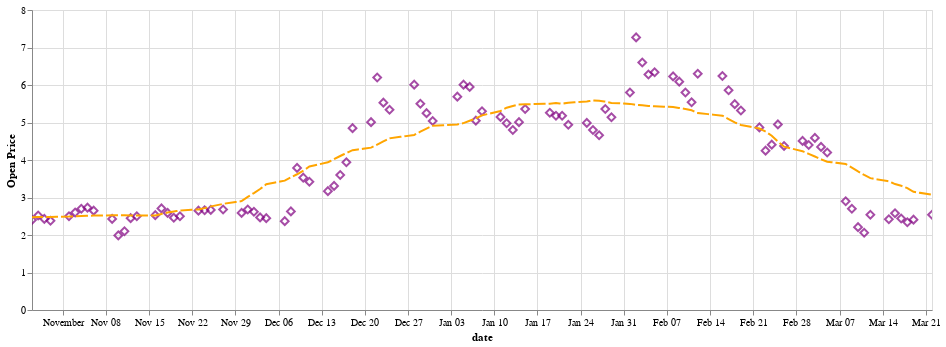

Here is the notebook cell this chart was saved with:
### Code cell
line = alt.Chart(df1).mark_line(        
    color='orange',
    strokeWidth=2,
    strokeDash=[10,5],
    strokeCap='square'
).transform_window(
    rolling_mean='mean(open)',
    frame=[-15, 15]
).encode(    
    x='date:T',
    y='rolling_mean:Q'
)

points = alt.Chart(df1).mark_point(shape='diamond',size= 60, fontStyle='italic', color='purple').encode(    
    tooltip=['open','close'],
    x='date:T',
    y=alt.Y('open:Q',
            axis=alt.Axis(title='Open Price'))
).properties(width=900).interactive()

points + line

### Figure 1 — Vega-Lite specification as saved in the notebook (floating-point values rounded to 4 significant figures)
{"config": {"view": {"continuousWidth": 400, "continuousHeight": 300}}, "layer": [{"mark": {"type": "point", "color": "purple", "fontStyle": "italic", "shape": "diamond", "size": 60}, "encoding": {"tooltip": [{"type": "nominal", "field": "open"}, {"type": "nominal", "field": "close"}], "x": {"type": "temporal", "field": "date"}, "y": {"type": "quantitative", "axis": {"title": "Open Price"}, "field": "open"}}, "selection": {"selector017": {"type": "interval", "bind": "scales", "encodings": ["x", "y"]}}, "width": 900}, {"mark": {"type": "line", "color": "orange", "strokeCap": "square", "strokeDash": [10, 5], "strokeWidth": 2}, "encoding": {"x": {"type": "temporal", "field": "date"}, "y": {"type": "quantitative", "field": "rolling_mean"}}, "transform": [{"window": [{"op": "mean", "field": "open", "as": "rolling_mean"}], "frame": [-15, 15]}]}], "data": {"name": "data-8743f16e340fd8fc9c8445b415f86fcf"}, "$schema": "https://vega.github.io/schema/vega-lite/v4.8.1.json", "datasets": {"data-8743f16e340fd8fc9c8445b415f86fcf": [{"open": "2.54", "high": "2.55", "low": "2.38", "close": "2.41", "adjusted": "2.41", "volume": "1891303", "dividend": "0.0000", "split": "1.0", "date": "2021-03-22"}, {"open": "2.41", "high": "2.51", "low": "2.33", "close": "2.4635", "adjusted": "2.4635", "volume": "1798535", "dividend": "0.0000", "split": "1.0", "date": "2021-03-19"}, {"open": "2.34", "high": "2.45", "low": "2.3", "close": "2.35", "adjusted": "2.35", "volume": "1945828", "dividend": "0.0000", "split": "1.0", "date": "2021-03-18"}, {"open": "2.44", "high": "2.44", "low": "2.26", "close": "2.33", "adjusted": "2.33", "volume": "2322090", "dividend": "0.0000", "split": "1.0", "date": "2021-03-17"}, {"open": "2.58", "high": "2.64", "low": "2.4", "close": "2.44", "adjusted": "2.44", "volume": "2464131", "dividend": "0.0000", "split": "1.0", "date": "2021-03-16"}, {"open": "2.42", "high": "2.54", "low": "2.3", "close": "2.49", "adjusted": "2.49", "volume": "3339214", "dividend": "0.0000", "split": "1.0", "date": "2021-03-15"}, {"open": "2.54", "high": "2.54", "low": "2.23", "close": "2.2865", "adjusted": "2.2865", "volume": "2972498", "dividend": "0.0000", "split": "1.0", "date": "2021-03-12"}, {"open": "2.06", "high": "2.57", "low": "2.0", "close": "2.46", "adjusted": "2.46", "volume": "11112275", "dividend": "0.0000", "split": "1.0", "date": "2021-03-11"}, {"open": "2.21", "high": "2.25", "low": "2.07", "close": "2.14", "adjusted": "2.14", "volume": "11303198", "dividend": "0.0000", "split": "1.0", "date": "2021-03-10"}, {"open": "2.7", "high": "2.7", "low": "2.17", "close": "2.35", "adjusted": "2.35", "volume": "22115724", "dividend": "0.0000", "split": "1.0", "date": "2021-03-09"}, {"open": "2.9", "high": "3.28", "low": "2.7", "close": "2.91", "adjusted": "2.91", "volume": "21383775", "dividend": "0.0000", "split": "1.0", "date": "2021-03-08"}, {"open": "4.2", "high": "4.75", "low": "4.02", "close": "4.05", "adjusted": "4.05", "volume": "4604187", "dividend": "0.0000", "split": "1.0", "date": "2021-03-05"}, {"open": "4.35", "high": "4.35", "low": "4.02", "close": "4.06", "adjusted": "4.06", "volume": "3319689", "dividend": "0.0000", "split": "1.0", "date": "2021-03-04"}, {"open": "4.59", "high": "4.62", "low": "4.3", "close": "4.32", "adjusted": "4.32", "volume": "2219446", "dividend": "0.0000", "split": "1.0", "date": "2021-03-03"}, {"open": "4.4", "high": "5.05", "low": "4.35", "close": "4.61", "adjusted": "4.61", "volume": "2430091", "dividend": "0.0000", "split": "1.0", "date": "2021-03-02"}, {"open": "4.51", "high": "4.68", "low": "4.25", "close": "4.38", "adjusted": "4.38", "volume": "1490372", "dividend": "0.0000", "split": "1.0", "date": "2021-03-01"}, {"open": "4.375", "high": "4.62", "low": "4.17", "close": "4.28", "adjusted": "4.28", "volume": "4705609", "dividend": "0.0000", "split": "1.0", "date": "2021-02-26"}, {"open": "4.95", "high": "5.15", "low": "4.15", "close": "4.72", "adjusted": "4.72", "volume": "3458231", "dividend": "0.0000", "split": "1.0", "date": "2021-02-25"}, {"open": "4.41", "high": "4.75", "low": "4.2", "close": "4.72", "adjusted": "4.72", "volume": "3458231", "dividend": "0.0000", "split": "1.0", "date": "2021-02-24"}, {"open": "4.25", "high": "4.26", "low": "3.96", "close": "4.05", "adjusted": "4.05", "volume": "7108333", "dividend": "0.0000", "split": "1.0", "date": "2021-02-23"}, {"open": "4.87", "high": "4.99", "low": "3.85", "close": "4.32", "adjusted": "4.32", "volume": "9126857", "dividend": "0.0000", "split": "1.0", "date": "2021-02-22"}, {"open": "5.32", "high": "5.41", "low": "5.18", "close": "5.3", "adjusted": "5.3", "volume": "2368471", "dividend": "0.0000", "split": "1.0", "date": "2021-02-19"}, {"open": "5.49", "high": "5.5", "low": "5.3", "close": "5.37", "adjusted": "5.37", "volume": "2543354", "dividend": "0.0000", "split": "1.0", "date": "2021-02-18"}, {"open": "5.86", "high": "5.87", "low": "5.49", "close": "5.54", "adjusted": "5.54", "volume": "3530520", "dividend": "0.0000", "split": "1.0", "date": "2021-02-17"}, {"open": "6.24", "high": "6.25", "low": "5.75", "close": "5.85", "adjusted": "5.85", "volume": "3020751", "dividend": "0.0000", "split": "1.0", "date": "2021-02-16"}, {"open": "6.3", "high": "6.35", "low": "5.85", "close": "6.23", "adjusted": "6.23", "volume": "2930788", "dividend": "0.0000", "split": "1.0", "date": "2021-02-12"}, {"open": "5.54", "high": "6.22", "low": "5.24", "close": "6.18", "adjusted": "6.18", "volume": "4726782", "dividend": "0.0000", "split": "1.0", "date": "2021-02-11"}, {"open": "5.8", "high": "5.94", "low": "5.49", "close": "5.54", "adjusted": "5.54", "volume": "5036291", "dividend": "0.0000", "split": "1.0", "date": "2021-02-10"}, {"open": "6.09", "high": "6.12", "low": "5.75", "close": "6.01", "adjusted": "6.01", "volume": "3469172", "dividend": "0.0000", "split": "1.0", "date": "2021-02-09"}, {"open": "6.23", "high": "6.24", "low": "5.87", "close": "6.09", "adjusted": "6.09", "volume": "3588586", "dividend": "0.0000", "split": "1.0", "date": "2021-02-08"}, {"open": "6.34", "high": "6.39", "low": "6.15", "close": "6.24", "adjusted": "6.24", "volume": "2591187", "dividend": "0.0000", "split": "1.0", "date": "2021-02-05"}, {"open": "6.28", "high": "6.45", "low": "5.92", "close": "6.315", "adjusted": "6.315", "volume": "3647034", "dividend": "0.0000", "split": "1.0", "date": "2021-02-04"}, {"open": "6.6", "high": "6.6", "low": "6.0", "close": "6.22", "adjusted": "6.22", "volume": "5251706", "dividend": "0.0000", "split": "1.0", "date": "2021-02-03"}, {"open": "7.27", "high": "7.4", "low": "6.48", "close": "6.65", "adjusted": "6.65", "volume": "8605044", "dividend": "0.0000", "split": "1.0", "date": "2021-02-02"}, {"open": "5.8", "high": "7.15", "low": "5.75", "close": "7.15", "adjusted": "7.15", "volume": "16133602", "dividend": "0.0000", "split": "1.0", "date": "2021-02-01"}, {"open": "5.14", "high": "5.63", "low": "5.1", "close": "5.55", "adjusted": "5.55", "volume": "4024525", "dividend": "0.0000", "split": "1.0", "date": "2021-01-29"}, {"open": "5.36", "high": "5.4", "low": "5.01", "close": "5.1", "adjusted": "5.1", "volume": "3350168", "dividend": "0.0000", "split": "1.0", "date": "2021-01-28"}, {"open": "4.66", "high": "5.5", "low": "4.4", "close": "5.38", "adjusted": "5.38", "volume": "9714589", "dividend": "0.0000", "split": "1.0", "date": "2021-01-27"}, {"open": "4.8", "high": "4.8", "low": "4.56", "close": "4.66", "adjusted": "4.66", "volume": "4022538", "dividend": "0.0000", "split": "1.0", "date": "2021-01-26"}, {"open": "4.99", "high": "5.0", "low": "4.75", "close": "4.81", "adjusted": "4.81", "volume": "2463056", "dividend": "0.0000", "split": "1.0", "date": "2021-01-25"}, {"open": "4.94", "high": "5.05", "low": "4.76", "close": "5.005", "adjusted": "5.005", "volume": "2673989", "dividend": "0.0000", "split": "1.0", "date": "2021-01-22"}, {"open": "5.18", "high": "5.18", "low": "4.9", "close": "5.0", "adjusted": "5.0", "volume": "1803514", "dividend": "0.0000", "split": "1.0", "date": "2021-01-21"}, {"open": "5.18", "high": "5.22", "low": "4.9", "close": "5.08", "adjusted": "5.08", "volume": "1822021", "dividend": "0.0000", "split": "1.0", "date": "2021-01-20"}, {"open": "5.26", "high": "5.33", "low": "5.14", "close": "5.2", "adjusted": "5.2", "volume": "1468339", "dividend": "0.0000", "split": "1.0", "date": "2021-01-19"}, {"open": "5.36", "high": "5.4", "low": "5.05", "close": "5.2", "adjusted": "5.2", "volume": "2299147", "dividend": "0.0000", "split": "1.0", "date": "2021-01-15"}, {"open": "5.01", "high": "5.36", "low": "4.96", "close": "5.29", "adjusted": "5.29", "volume": "2440101", "dividend": "0.0000", "split": "1.0", "date": "2021-01-14"}, {"open": "4.8", "high": "4.99", "low": "4.63", "close": "4.925", "adjusted": "4.925", "volume": "2605080", "dividend": "0.0000", "split": "1.0", "date": "2021-01-13"}, {"open": "4.98", "high": "4.98", "low": "4.25", "close": "4.73", "adjusted": "4.73", "volume": "6995275", "dividend": "0.0000", "split": "1.0", "date": "2021-01-12"}, {"open": "5.15", "high": "5.24", "low": "4.88", "close": "4.93", "adjusted": "4.93", "volume": "4545449", "dividend": "0.0000", "split": "1.0", "date": "2021-01-11"}, {"open": "5.3", "high": "5.3", "low": "5.06", "close": "5.07", "adjusted": "5.07", "volume": "4402351", "dividend": "0.0000", "split": "1.0", "date": "2021-01-08"}, {"open": "5.05", "high": "5.5399", "low": "4.9", "close": "5.17", "adjusted": "5.17", "volume": "6537375", "dividend": "0.0000", "split": "1.0", "date": "2021-01-07"}, {"open": "5.95", "high": "5.95", "low": "5.6", "close": "5.61", "adjusted": "5.61", "volume": "2533643", "dividend": "0.0000", "split": "1.0", "date": "2021-01-06"}, {"open": "6.01", "high": "6.01", "low": "5.71", "close": "5.82", "adjusted": "5.82", "volume": "3626943", "dividend": "0.0000", "split": "1.0", "date": "2021-01-05"}, {"open": "5.69", "high": "5.98", "low": "5.31", "close": "5.97", "adjusted": "5.97", "volume": "3369124", "dividend": "0.0000", "split": "1.0", "date": "2021-01-04"}, {"open": "5.04", "high": "5.52", "low": "5.01", "close": "5.39", "adjusted": "5.39", "volume": "4233642", "dividend": "0.0000", "split": "1.0", "date": "2020-12-31"}, {"open": "5.25", "high": "5.35", "low": "4.95", "close": "4.955", "adjusted": "4.955", "volume": "3906884", "dividend": "0.0000", "split": "1.0", "date": "2020-12-30"}, {"open": "5.5", "high": "5.5", "low": "4.945", "close": "5.15", "adjusted": "5.15", "volume": "5038389", "dividend": "0.0000", "split": "1.0", "date": "2020-12-29"}, {"open": "6.01", "high": "6.15", "low": "5.4", "close": "5.68", "adjusted": "5.68", "volume": "7508006", "dividend": "0.0000", "split": "1.0", "date": "2020-12-28"}, {"open": "5.34", "high": "5.49", "low": "4.91", "close": "5.27", "adjusted": "5.27", "volume": "2812629", "dividend": "0.0000", "split": "1.0", "date": "2020-12-24"}, {"open": "5.53", "high": "5.75", "low": "4.53", "close": "5.1", "adjusted": "5.1", "volume": "13318597", "dividend": "0.0000", "split": "1.0", "date": "2020-12-23"}, {"open": "6.2", "high": "7.0", "low": "5.0", "close": "5.265", "adjusted": "5.265", "volume": "23186287", "dividend": "0.0000", "split": "1.0", "date": "2020-12-22"}, {"open": "5.01", "high": "6.0", "low": "5.01", "close": "6.0", "adjusted": "6.0", "volume": "12822458", "dividend": "0.0000", "split": "1.0", "date": "2020-12-21"}, {"open": "4.85", "high": "5.08", "low": "4.8", "close": "4.995", "adjusted": "4.995", "volume": "10085017", "dividend": "0.0000", "split": "1.0", "date": "2020-12-18"}, {"open": "3.94", "high": "4.68", "low": "3.93", "close": "4.6765", "adjusted": "4.6765", "volume": "7402130", "dividend": "0.0000", "split": "1.0", "date": "2020-12-17"}, {"open": "3.6", "high": "4.05", "low": "3.58", "close": "3.93", "adjusted": "3.93", "volume": "9103977", "dividend": "0.0000", "split": "1.0", "date": "2020-12-16"}, {"open": "3.31", "high": "3.46", "low": "3.3", "close": "3.46", "adjusted": "3.46", "volume": "1998051", "dividend": "0.0000", "split": "1.0", "date": "2020-12-15"}, {"open": "3.17", "high": "3.35", "low": "3.02", "close": "3.29", "adjusted": "3.29", "volume": "2545879", "dividend": "0.0000", "split": "1.0", "date": "2020-12-14"}, {"open": "3.42", "high": "3.43", "low": "2.88", "close": "3.14", "adjusted": "3.14", "volume": "5323084", "dividend": "0.0000", "split": "1.0", "date": "2020-12-11"}, {"open": "3.53", "high": "3.55", "low": "3.25", "close": "3.35", "adjusted": "3.35", "volume": "3404095", "dividend": "0.0000", "split": "1.0", "date": "2020-12-10"}, {"open": "3.79", "high": "3.79", "low": "3.16", "close": "3.45", "adjusted": "3.45", "volume": "6870047", "dividend": "0.0000", "split": "1.0", "date": "2020-12-09"}, {"open": "2.63", "high": "3.33", "low": "2.6", "close": "3.27", "adjusted": "3.27", "volume": "11710822", "dividend": "0.0000", "split": "1.0", "date": "2020-12-08"}, {"open": "2.37", "high": "2.48", "low": "2.32", "close": "2.48", "adjusted": "2.48", "volume": "1803066", "dividend": "0.0000", "split": "1.0", "date": "2020-12-07"}, {"open": "2.45", "high": "2.53", "low": "2.3", "close": "2.33", "adjusted": "2.33", "volume": "2224271", "dividend": "0.0000", "split": "1.0", "date": "2020-12-04"}, {"open": "2.47", "high": "2.5", "low": "2.25", "close": "2.45", "adjusted": "2.45", "volume": "3129194", "dividend": "0.0000", "split": "1.0", "date": "2020-12-03"}, {"open": "2.62", "high": "2.63", "low": "2.46", "close": "2.475", "adjusted": "2.475", "volume": "1871174", "dividend": "0.0000", "split": "1.0", "date": "2020-12-02"}, {"open": "2.68", "high": "2.68", "low": "2.59", "close": "2.6", "adjusted": "2.6", "volume": "1919302", "dividend": "0.0000", "split": "1.0", "date": "2020-12-01"}, {"open": "2.59", "high": "2.68", "low": "2.57", "close": "2.67", "adjusted": "2.67", "volume": "1872479", "dividend": "0.0000", "split": "1.0", "date": "2020-11-30"}, {"open": "2.68", "high": "2.69", "low": "2.62", "close": "2.66", "adjusted": "2.66", "volume": "1120544", "dividend": "0.0000", "split": "1.0", "date": "2020-11-27"}, {"open": "2.67", "high": "2.69", "low": "2.63", "close": "2.67", "adjusted": "2.67", "volume": "1274182", "dividend": "0.0000", "split": "1.0", "date": "2020-11-25"}, {"open": "2.66", "high": "2.69", "low": "2.61", "close": "2.67", "adjusted": "2.67", "volume": "1722122", "dividend": "0.0000", "split": "1.0", "date": "2020-11-24"}, {"open": "2.6499", "high": "2.66", "low": "2.54", "close": "2.6035", "adjusted": "2.6035", "volume": "2192468", "dividend": "0.0000", "split": "1.0", "date": "2020-11-23"}, {"open": "2.5", "high": "2.56", "low": "2.45", "close": "2.55", "adjusted": "2.55", "volume": "1734950", "dividend": "0.0000", "split": "1.0", "date": "2020-11-20"}, {"open": "2.46", "high": "2.52", "low": "2.31", "close": "2.52", "adjusted": "2.52", "volume": "1865517", "dividend": "0.0000", "split": "1.0", "date": "2020-11-19"}, {"open": "2.59", "high": "2.6", "low": "2.4", "close": "2.46", "adjusted": "2.46", "volume": "2027535", "dividend": "0.0000", "split": "1.0", "date": "2020-11-18"}, {"open": "2.71", "high": "2.72", "low": "2.46", "close": "2.53", "adjusted": "2.53", "volume": "2099533", "dividend": "0.0000", "split": "1.0", "date": "2020-11-17"}, {"open": "2.53", "high": "2.66", "low": "2.52", "close": "2.64", "adjusted": "2.64", "volume": "2786080", "dividend": "0.0000", "split": "1.0", "date": "2020-11-16"}, {"open": "2.5", "high": "2.53", "low": "2.4", "close": "2.48", "adjusted": "2.48", "volume": "1684344", "dividend": "0.0000", "split": "1.0", "date": "2020-11-13"}, {"open": "2.45", "high": "2.59", "low": "2.42", "close": "2.46", "adjusted": "2.46", "volume": "3408824", "dividend": "0.0000", "split": "1.0", "date": "2020-11-12"}, {"open": "2.1", "high": "2.57", "low": "2.1", "close": "2.36", "adjusted": "2.36", "volume": "4676773", "dividend": "0.0000", "split": "1.0", "date": "2020-11-11"}, {"open": "1.99", "high": "2.12", "low": "1.63", "close": "2.02", "adjusted": "2.02", "volume": "11157286", "dividend": "0.0000", "split": "1.0", "date": "2020-11-10"}, {"open": "2.43", "high": "2.43", "low": "2.03", "close": "2.09", "adjusted": "2.09", "volume": "6364672", "dividend": "0.0000", "split": "1.0", "date": "2020-11-09"}, {"open": "2.65", "high": "2.66", "low": "2.43", "close": "2.54", "adjusted": "2.54", "volume": "2379140", "dividend": "0.0000", "split": "1.0", "date": "2020-11-06"}, {"open": "2.73", "high": "2.75", "low": "2.6", "close": "2.65", "adjusted": "2.65", "volume": "1875607", "dividend": "0.0000", "split": "1.0", "date": "2020-11-05"}, {"open": "2.7", "high": "2.81", "low": "2.67", "close": "2.7", "adjusted": "2.7", "volume": "1711661", "dividend": "0.0000", "split": "1.0", "date": "2020-11-04"}, {"open": "2.6", "high": "2.79", "low": "2.59", "close": "2.67", "adjusted": "2.67", "volume": "2233996", "dividend": "0.0000", "split": "1.0", "date": "2020-11-03"}, {"open": "2.5", "high": "2.66", "low": "2.49", "close": "2.6", "adjusted": "2.6", "volume": "2626424", "dividend": "0.0000", "split": "1.0", "date": "2020-11-02"}, {"open": "2.38", "high": "2.51", "low": "2.33", "close": "2.485", "adjusted": "2.485", "volume": "1896428", "dividend": "0.0000", "split": "1.0", "date": "2020-10-30"}, {"open": "2.43", "high": "2.45", "low": "2.26", "close": "2.39", "adjusted": "2.39", "volume": "2100247", "dividend": "0.0000", "split": "1.0", "date": "2020-10-29"}, {"open": "2.52", "high": "2.52", "low": "2.35", "close": "2.42", "adjusted": "2.42", "volume": "1791464", "dividend": "0.0000", "split": "1.0", "date": "2020-10-28"}, {"open": "2.4", "high": "2.72", "low": "2.395", "close": "2.49", "adjusted": "2.49", "volume": "4542498", "dividend": "0.0000", "split": "1.0", "date": "2020-10-27"}]}}
